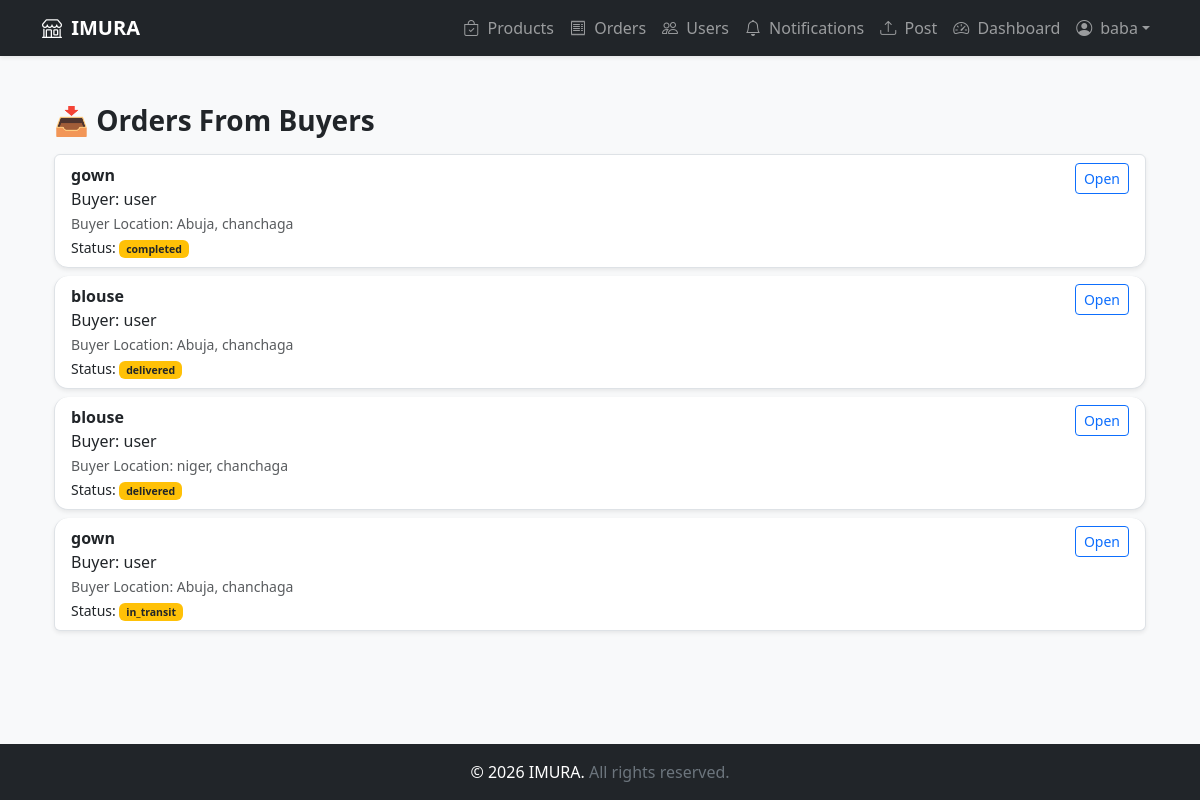
The app's page /orders/seller/ (signed in) with its own data.
### apps/orders/models.py (models this page shows, shortened)
class Order(models.Model):
    buyer = models.ForeignKey(
        User, on_delete=models.CASCADE, related_name="orders_made"
    )
    seller = models.ForeignKey(
        User, on_delete=models.CASCADE, related_name="orders_received"
    )
    product = models.ForeignKey(
        Product, on_delete=models.CASCADE, related_name="orders"
    )
    product_title = models.CharField(max_length=255)
    product_image = models.URLField(blank=True, null=True)
    description = models.TextField(blank=True)
    quantity = models.PositiveIntegerField(default=1)
    price_at_order = models.DecimalField(max_digits=12, decimal_places=2)
    suggested_price = models.DecimalField(
        max_digits=12, decimal_places=2, null=True, blank=True
    )
    buyer_state = models.CharField(max_length=100, blank=True, null=True)
    buyer_lga = models.CharField(max_length=100, blank=True, null=True)
    buyer_address = models.TextField(blank=True, null=True)
    transport_cost = models.DecimalField(
        max_digits=10, decimal_places=2, null=True, blank=True
    )
    days_to_deliver = models.PositiveIntegerField(null=True, blank=True)
    collection_point = models.CharField(
        max_length=255,
        blank=True,
        null=True,
        help_text="Where buyer will collect the goods"
    )
    buyer_notes = models.TextField(blank=True, null=True)
    seller_notes = models.TextField(blank=True, null=True)
    status = models.CharField(
        max_length=32, choices=ORDER_STATUS, default="pending"
    )
    is_paid = models.BooleanField(default=False)
    is_sent_to_seller = models.BooleanField(default=False)
    tracking_number = models.CharField(max_length=255, blank=True, null=True)
    created_at = models.DateTimeField(auto_now_add=True)
    updated_at = models.DateTimeField(auto_now=True)
    payment_reference = models.CharField(
        max_length=100,
        blank=True,
        null=True,
        unique=True
    )
    payment_verified = models.BooleanField(default=False)
    paid_at = models.DateTimeField(blank=True, null=True)
    created_at = models.DateTimeField(auto_now_add=True)
    updated_at = models.DateTimeField(auto_now=True)
    payout_released = models.BooleanField(default=False)
    payout_released_at = models.DateTimeField(null=True, blank=True)
    extra_days_requested = models.PositiveIntegerField(default=0)
    dispatched_at = models.DateTimeField(null=True, blank=True)
    delivery_note = models.TextField(blank=True, null=True)
    delivery_contact = models.CharField(max_length=100, blank=True, null=True)
    delivery_deadline = models.DateTimeField(null=True, blank=True)
    seller_bank_name = models.CharField(max_length=100, blank=True, null=True)
    seller_account_name = models.CharField(max_length=100, blank=True, null=True)
    seller_account_number = models.CharField(max_length=20, blank=True, null=True)
    payout_receipt = models.FileField(
        upload_to="receipts/",
        blank=True,
        null=True
    )
    payment_verified_by_admin = models.BooleanField(default=False)
    payment_verified_at = models.DateTimeField(null=True, blank=True)
    seller_confirmed_payout = models.BooleanField(default=False)
    seller_payout_confirmed_at = models.DateTimeField(blank=True, null=True)
    extension_requested_days = models.PositiveIntegerField(default=0)
    extension_requested_at = models.DateTimeField(null=True, blank=True)
    extension_status = models.CharField(
        max_length=20,
        choices=[
            ("none", "None"),
            ("pending", "Pending"),
            ("approved", "Approved"),
            ("rejected", "Rejected"),
        ],
        default="none"
    )

### apps/orders/views.py (the view)
# urls.py: path("seller/", views.seller_orders_list, name="seller_list"),
@login_required
def seller_orders_list(request):
    qs = Order.objects.filter(seller=request.user).order_by("-created_at")
    return render(request, "orders/seller_list.html", {"orders": qs})

### apps/orders/templates/orders/seller_list.html (shortened to what this page needs)
{% extends "products/base.html" %}
{% block content %}
<div class="container mt-4">
  <h3 class="fw-bold mb-3">📥 Orders From Buyers</h3>
  {% if orders %}
    <div class="list-group">
      {% for order in orders %}
      <div class="list-group-item order-item shadow-sm mb-2">
        <div class="d-flex justify-content-between align-items-start">
          <div>
            <strong>{{ order.product_title }}</strong><br>
            Buyer: {{ order.buyer.username }}<br>
            <small class="text-muted">
              Buyer Location:
              {{ order.buyer_state }},
              {{ order.buyer_lga }}
            </small><br>
            <small>
              Status:
              <span class="badge bg-warning text-dark">
                {{ order.status }}
              </span>
            </small>
          </div>
          <div class="d-flex gap-2">
            <a href="{% url 'orders:detail' order.pk %}"
               class="btn btn-outline-primary btn-sm">
              Open
            </a>
          </div>
        </div>
      </div>
      {% endfor %}
    </div>
  {% else %}
    <p class="text-muted">No orders yet.</p>
  {% endif %}
</div>
{% endblock %}

### apps/products/templates/products/base.html (shortened to what this page needs)
<!DOCTYPE html>
<html lang="en">
<head>
  <link href="https://cdn.jsdelivr.net/npm/bootstrap@5.3.2/dist/css/bootstrap.min.css" rel="stylesheet">
  <link rel="stylesheet" href="https://cdn.jsdelivr.net/npm/bootstrap-icons@1.11.1/font/bootstrap-icons.css">
  {% load static %}
  <link rel="stylesheet" href="{% static 'css/style.css' %}">
  <link rel="stylesheet" href="https://cdn.jsdelivr.net/npm/bootstrap-icons@1.11.3/font/bootstrap-icons.css">
</head>
<body class="d-flex flex-column min-vh-100 bg-light">
  <nav class="navbar navbar-expand-lg navbar-dark bg-dark shadow-sm">
    <div class="container">
      <a class="navbar-brand fw-bold" href="{% url 'products:product_list' %}">
        <i class="bi bi-shop me-1"></i> IMURA
      </a>
      <div class="collapse navbar-collapse" id="navbarNav">
        <ul class="navbar-nav ms-auto align-items-lg-center">
          <li class="nav-item">
            <a class="nav-link" href="{% url 'products:product_list' %}">
              <i class="bi bi-bag-check me-1"></i> Products
            </a>
          </li>
          <li class="nav-item">
            <a class="nav-link" href="{% url 'orders:list' %}">
              <i class="bi bi-receipt me-1"></i> Orders
            </a>
          </li>
          <li class="nav-item">
            <a class="nav-link" href="{% url 'accounts:user_list' %}">
              <i class="bi bi-people me-1"></i> Users
            </a>
          </li>
          <li class="nav-item">
            <a class="nav-link" href="{% url 'notifications:list' %}">
              <i class="bi bi-bell me-1"></i> Notifications
            </a>
          </li>
          <li class="nav-item">
            <a class="nav-link" href="{% url 'products:product_post' %}">
              <i class="bi bi-upload me-1"></i> Post
            </a>
          </li>
          {% if user.is_authenticated %}
            <li class="nav-item">
              <a class="nav-link" href="{% url 'core:dashboard' %}">
                <i class="bi bi-speedometer2 me-1"></i> Dashboard
              </a>
            </li>
            <li class="nav-item dropdown">
              <a class="nav-link dropdown-toggle d-flex align-items-center" href="#" role="button" data-bs-toggle="dropdown">
                {% if user.profile.avatar %}
                  <img src="{{ user.profile.avatar.url }}" class="rounded-circle me-2" width="30" height="30" alt="{{ user.username }}">
                {% else %}
                  <i class="bi bi-person-circle me-2"></i>
                {% endif %}
                {{ user.username }}
              </a>
            </li>
          {% endif %}
        </ul>
      </div>
    </div>
  </nav>
  <main class="container my-4 flex-grow-1">
    {% block content %}{% endblock %}
  </main>
  <footer class="bg-dark text-white text-center py-3 mt-auto">
    <p class="mb-0">
      &copy; {{ year|default:2026 }} IMURA.
      <span class="text-secondary">All rights reserved.</span>
    </p>
  </footer>
</body>
</html>

### apps/core/static/css/style.css (style rules this page uses)
body { font-family: 'Segoe UI', Tahoma, Geneva, Verdana, sans-serif; background-color: #808080; margin: 0; padding: 0; }

### apps/orders/templates/orders/seller_list.html (style rules this page uses)
.order-item { border-radius: 14px; }

### records on screen
Order: product_title "gown", buyer.username "user", buyer_state "Abuja", buyer_lga "chanchaga", status "completed"
Order: product_title "blouse", buyer.username "user", buyer_state "Abuja", buyer_lga "chanchaga", status "delivered"
Order: product_title "blouse", buyer.username "user", buyer_state "niger", buyer_lga "chanchaga", status "delivered"
Order: product_title "gown", buyer.username "user", buyer_state "Abuja", buyer_lga "chanchaga", status "in_transit"

### other values on screen
{{ user.username }} "baba"
{{ year|default:2026 }} "2026"
